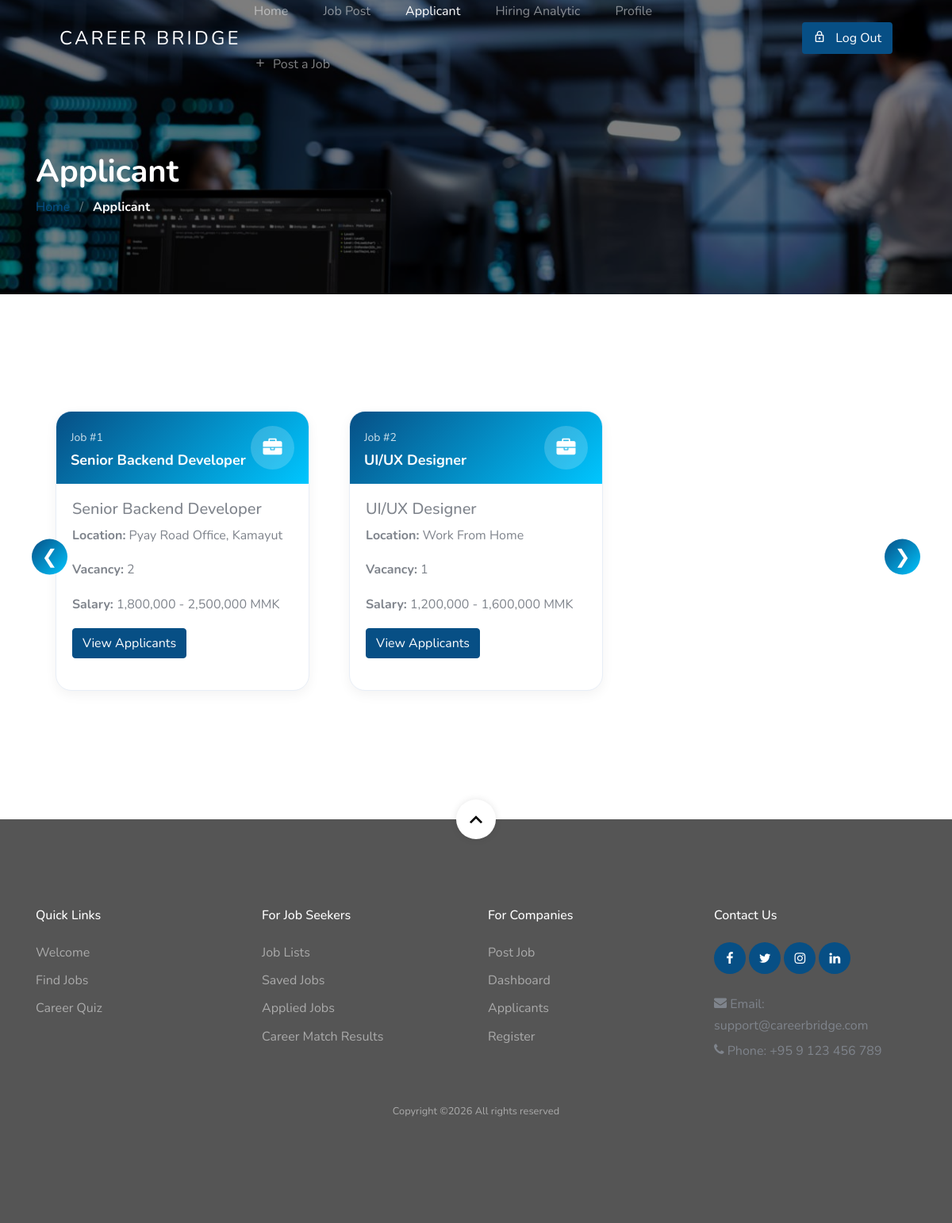
The page /company_candidates (signed in) on the database its author committed.
### myapp/models.py (models this page shows, shortened)
class Job(models.Model):
    company = models.ForeignKey(Company, on_delete=models.CASCADE)
    JOB_TYPE_CHOICES = [
        ('Full Time', 'Full Time'),
        ('Part Time', 'Part Time'),
        ('Internship', 'Internship'),
        ('Remote', 'Remote'),
    ]
    job_type = models.CharField(
        max_length=20,
        choices=JOB_TYPE_CHOICES
    )
    description = models.TextField()
    vacancy = models.PositiveIntegerField(default=1)
    salary = models.CharField(max_length=100)
    requirements = models.TextField()
    city = models.ForeignKey(City,on_delete=models.PROTECT)
    position = models.ForeignKey(Position, on_delete=models.PROTECT)
    location = models.CharField(max_length=100)
    posted_date = models.DateTimeField(auto_now_add=True)
    is_active = models.BooleanField(default=True)

class Position(models.Model):
    position_name = models.CharField(max_length=100, unique=True)
    def __str__(self):
        return self.position_name

### myapp/views.py (the view)
# urls.py: path('company_candidates', company_candidates, name='company_candidates'),
def company_candidates(request):
    company_id = request.session.get("company_id")
    if not company_id:
                return redirect('companylogin')
    company = get_object_or_404(
        Company,
        id=company_id
    )
    jobs = Job.objects.filter(
    company=company,
    is_active=True
    ).prefetch_related(
    'jobapplication_set__employee'
)
    context = {
        "company": company,
        "jobs": jobs,
    }
    return render(
        request,
        "company_candidates.html",
        context
    )

### templates/company_candidates.html (shortened to what this page needs)
{% load static %}
<!doctype html>
<html lang="en">
<head>
<link rel="stylesheet" href="{% static 'css/custom-bs.css' %}">
<link rel="stylesheet" href="{% static 'css/jquery.fancybox.min.css' %}">
<link rel="stylesheet" href="{% static 'css/bootstrap-select.min.css' %}">
<link rel="stylesheet" href="{% static 'fonts/icomoon/style.css' %}">
<link rel="stylesheet" href="{% static 'fonts/line-icons/style.css' %}">
<link rel="stylesheet" href="{% static 'css/owl.carousel.min.css' %}">
<link rel="stylesheet" href="{% static 'css/animate.min.css' %}">
<link rel="stylesheet" href="{% static 'css/companyprofile.css' %}">
<link rel="stylesheet" href="{% static 'css/style.css' %}">
</head>
<body id="top">
<div class="site-wrap">
<header class="site-navbar mt-3">
<div class="container-fluid">
<div class="row align-items-center">
<div class="site-logo col-6">
<a href="{% url 'company_index' %}">
Career Bridge
</a>
</div>
<nav class="mx-auto site-navigation">
<ul class="site-menu js-clone-nav d-none d-xl-block ml-0 pl-0">
<li>
<a href="{% url 'company_index' %}">
Home
</a>
</li>
<li>
<a href="{% url 'companypostview' company.id %}">
Job Post
</a>
</li>
<li>
<a href="{% url 'company_candidates' %}"
class="nav-link active">
Applicant
</a>
</li>
<li>
<a href="{% url 'hiring_analytics' %}">
Hiring Analytic
</a>
</li>
<li>
<a href="{% url 'companyprofile' company.id %}">
Profile
</a>
</li>
 <li>
  <a href="{% url 'companypost' %}">
    <span class="mr-2 icon-add"></span>Post a Job
  </a>
</li>
</ul>
</nav>
<div class="right-cta-menu text-right d-flex align-items-center col-6">
<div class="ml-auto">
<a href="{% url 'companylogout' %}"
class="btn btn-primary border-width-2 d-none d-lg-inline-block" id="logoutBtn">
<span class="mr-2 icon-lock_outline"></span>
Log Out
</a>
</div>
</div>
</div>
</div>
</header>
<section class="section-hero overlay inner-page bg-image"
style="background-image:url('{% static 'images/company1.jpg' %}');">
<div class="container">
<div class="row">
<div class="col-md-7">
<h1 class="text-white font-weight-bold">
Applicant
</h1>
<div class="custom-breadcrumbs">
<a href="{% url 'company_index' %}" class="dec">
Home
</a>
<span class="mx-2 slash">
/
</span>
<span class="text-white">
<strong>
Applicant
</strong>
</span>
</div>
</div>
</div>
</div>
</section>
<section class="site-section">
<div class="container">
<div class="result-carousel-wrapper">
    <button class="carousel-btn carousel-prev" id="prevBtn">
        ❮
    </button>
    <div class="result-carousel" id="resultCarousel">
{% for job in jobs %}
<div class="result-slide">
<div class="result-card">
<div class="result-header">
<div>
<small>
Job #{{forloop.counter}}
</small>
<h4>
{{job.position}}
</h4>
</div>
<div class="result-icon">
<span class="icon-briefcase"></span>
</div>
</div>
<div class="result-body">
<h5>
{{job.position}}
</h5>
<p>
<strong>Location:</strong>
{{job.location}}
</p>
<p>
<strong>Vacancy:</strong>
{{job.vacancy}}
</p>
<p>
<strong>Salary:</strong>
{{job.salary}}
</p>
<button
class="btn btn-primary view-btn"
data-job="{{job.id}}"
data-title="{{job.position}}">
View Applicants
</button>
</div>
</div>
</div>
{% endfor %}
</div>
    <button class="carousel-btn carousel-next" id="nextBtn">
        ❯
    </button>
</div>
</div>
</section>
<footer class="site-footer">
  <a href="#top" class="smoothscroll scroll-top">
    <span class="icon-keyboard_arrow_up"></span>
  </a>
  <div class="container">
    <div class="row mb-5">
      <div class="col-12 col-sm-6 col-md-3 col-lg-3 mb-4 mb-md-0">
        <h3>Quick Links</h3>
        <ul class="list-unstyled">
          <li><a href="{% url 'intro' %}" class="dec">Welcome</a></li>
          <li><a href="{% url 'homeview' %}" class="dec">Find Jobs</a></li>
          <li><a href="{% url 'careerquiz' %}" class="dec">Career Quiz</a></li>
        </ul>
      </div>
      <div class="col-12 col-sm-6 col-md-3 col-lg-3 mb-4 mb-md-0">
        <h3>For Job Seekers</h3>
        <ul class="list-unstyled">
          <li><a href="{% url 'homeview' %}#list" class="dec">Job Lists</a></li>
          <li><a href="{% url 'savedjobs' %}" class="dec">Saved Jobs</a></li>
          <li><a href="{% url 'applied_job' %}" class="dec">Applied Jobs</a></li>
          <li><a href="{% url 'result_history' %}" class="dec">Career Match Results</a></li>
        </ul>
      </div>
      <div class="col-12 col-sm-6 col-md-3 col-lg-3 mb-4 mb-md-0">
        <h3>For Companies</h3>
        <ul class="list-unstyled">
          <li><a href="{% url 'companypost' %}" class="dec">Post Job</a></li>
          <li><a href="{% url 'company_index' %}" class="dec">Dashboard</a></li>
          <li><a href="{% url 'company_candidates' %}" class="dec">Applicants</a></li>
          <li><a href="{% url 'companyregister' %}" class="dec">Register</a></li>
        </ul>
      </div>
      <div class="col-12 col-sm-6 col-md-3 col-lg-3 mb-4 mb-md-0">
        <h3>Contact Us</h3>
        <div class="footer-social mb-3">
          <a href="https://www.facebook.com/" target="_blank" rel="noopener noreferrer">
            <span class="icon-facebook"></span>
          </a>
          <a href="https://twitter.com/" target="_blank" rel="noopener noreferrer">
            <span class="icon-twitter"></span>
          </a>
          <a href="https://www.instagram.com/" target="_blank" rel="noopener noreferrer">
            <span class="icon-instagram"></span>
          </a>
          <a href="https://www.linkedin.com/" target="_blank" rel="noopener noreferrer">
            <span class="icon-linkedin"></span>
          </a>
        </div>
        <p class="mb-1 text-break">
          <span class="icon-envelope"></span>
          Email: support@careerbridge.com
        </p>
        <p class="mb-0 text-break">
          <span class="icon-phone"></span>
          Phone: +95 9 123 456 789
        </p>
      </div>
    </div>
    <div class="row text-center">
      <div class="col-12">
        <p class="copyright"><small>
          Copyright &copy;<script>document.write(new Date().getFullYear());</script> All rights reserved
        </small></p>
      </div>
    </div>
  </div>
</footer>
</div>
</body>
</html>

### static/css/style.css (style rules this page uses)
.site-navbar { margin-bottom: 0px; z-index: 1999; position: absolute; width: 100%; top: 2rem; }
.site-navbar .container-fluid { padding-left: 7rem; padding-right: 7rem; }
.site-navbar .site-logo { position: absolute; left: 5%; }
.site-navbar .site-logo a { color: #fff; font-size: 1.5rem; letter-spacing: .2rem; text-transform: uppercase; }
.site-navbar .site-burger-menu, .site-navbar .right-cta-menu { position: absolute; right: 5%; }
.site-navbar .site-navigation { position: absolute; left: 50%; -webkit-transform: translateX(-50%); -ms-transform: translateX(-50%); transform: translateX(-50%); z-index: 5; }
.site-navbar .site-navigation .site-menu { margin-bottom: 0; }
.site-navbar .site-navigation .site-menu .active { color: #fff; display: inline-block; padding: 5px 20px; }
.site-navbar .site-navigation .site-menu a { text-decoration: none !important; display: inline-block; position: relative; }
.site-navbar .site-navigation .site-menu > li { display: inline-block; }
.site-navbar .site-navigation .site-menu > li > a { padding: 20px 20px !important; color: rgba(255, 255, 255, 0.5); display: inline-block; text-decoration: none !important; }
.site-mobile-menu .site-nav-wrap { padding: 0; margin: 0; list-style: none; position: relative; }
.site-mobile-menu .site-nav-wrap a { padding: 10px 20px; display: block; position: relative; color: #212529; }
.site-mobile-menu .site-nav-wrap li { position: relative; display: block; }
.site-mobile-menu .site-nav-wrap li .active { color: #000; }
.site-mobile-menu .site-nav-wrap > li { display: block; position: relative; float: left; width: 100%; }
.site-mobile-menu .site-nav-wrap > li > a { padding-left: 20px; font-size: 20px; }
.site-mobile-menu .site-nav-wrap a { pointer-events: auto !important; }
body { font-weight: 400; font-size: 1rem; line-height: 1.7; position: relative; }
body:after { content: ""; position: absolute; top: 0; left: 0; right: 0; bottom: 0; background: rgba(0, 0, 0, 0.7); z-index: 100; opacity: 0; visibility: hidden; -webkit-transition: .3s all ease; -o-transition: .3s all ease; transition: .3s all ease; }
h1, h2, h3, h4 { color: #000; }
.site-section { padding-top: 7rem; padding-bottom: 7rem; position: relative; z-index: 2; }
.bg-image { background-size: cover; background-position: center center; background-repeat: no-repeat; }
.custom-breadcrumbs a { color: #074f85; }
.custom-breadcrumbs .slash { color: rgba(255, 255, 255, 0.4); }
.section-hero, .section-hero > .container > .row { height: 100vh; min-height: 900px; }
.section-hero.inner-page, .section-hero.inner-page > .container > .row { height: auto; min-height: auto; padding-top: 6em; padding-bottom: 3em; }
.section-hero.overlay, .section-hero.overlay-2 { position: relative; }
.section-hero.overlay:before, .section-hero.overlay-2:before { z-index: 1; position: absolute; content: ""; top: 0; left: 0; right: 0; bottom: 0; background: rgba(0, 0, 0, 0.5); }
.section-hero > .container { z-index: 2; position: relative; }
.btn:after, .btn:before { display: none; }
.btn.btn-primary { background: #074f85; border-color: #074f85; color: #fff; }
.border-width-2 { border-width: 2px !important; }
.site-footer { padding: 7rem 0; position: relative; background: #555; }
.site-footer h3 { font-size: 1rem; margin-bottom: 1.5rem; color: #fff; }
.site-footer a { color: rgba(255, 255, 255, 0.5); }
.site-footer ul li { margin-bottom: .5rem; }
.site-footer ul li a { color: rgba(255, 255, 255, 0.5); }
.site-footer .scroll-top { position: absolute; z-index: 5; top: 0; width: 50px; height: 50px; border-radius: 50%; background: #fff; left: 50%; -webkit-transform: translate(-50%, -50%); -ms-transform: translate(-50%, -50%); transform: translate(-50%, -50%); -webkit-box-shadow: 0 0px 10px 0px rgba(0, 0, 0, 0.1); box-shadow: 0 0px 10px 0px rgba(0, 0, 0, 0.1); }
.site-footer .scroll-top > span { position: absolute; font-size: 2rem; top: 50%; left: 50%; -webkit-transform: translate(-50%, -50%); -ms-transform: translate(-50%, -50%); transform: translate(-50%, -50%); color: #000 !important; }
.copyright { color: rgba(255, 255, 255, 0.5); }
.footer-social a, .social a { display: inline-block; width: 40px; height: 40px; position: relative; background: #074f85; border-radius: 50%; text-decoration: none !important; }
.footer-social a > span, .social a > span { position: absolute; left: 50%; top: 50%; color: #fff; -webkit-transform: translate(-50%, -50%); -ms-transform: translate(-50%, -50%); transform: translate(-50%, -50%); }

### rows shown on the page
Job: position "Senior Backend Developer", location "Pyay Road Office, Kamayut", vacancy "2", salary "1,800,000 - 2,500,000 MMK"
Job: position "UI/UX Designer", location "Work From Home", vacancy "1", salary "1,200,000 - 1,600,000 MMK"
